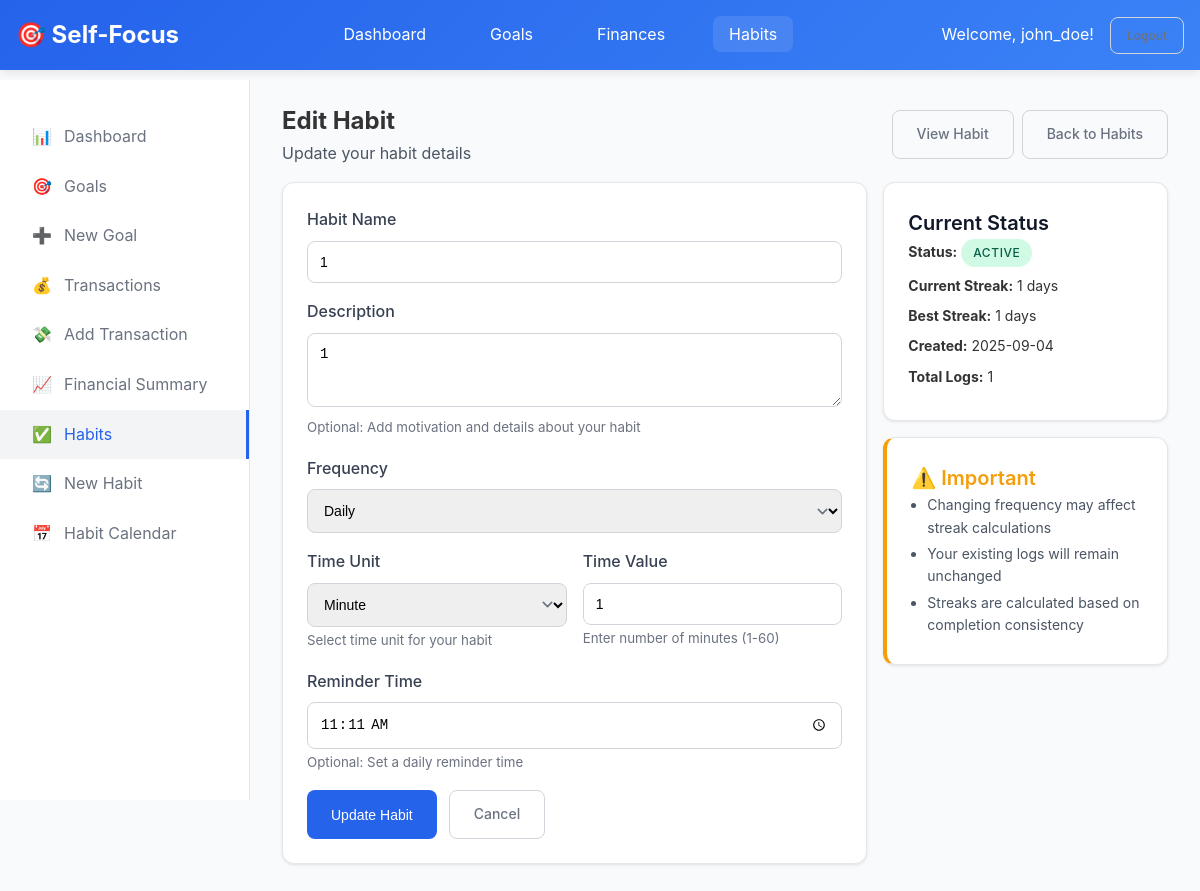
Screenshot of /habits/232445e1-d9eb-43c2-a475-ba0956fc663d/edit (signed in) with the database file from the repository.
### app/models.py (models this page shows, shortened)
class User(UserMixin, db.Model):
    __tablename__ = 'users'
    id = db.Column(db.String(36), primary_key=True, default=lambda: str(uuid.uuid4()))
    username = db.Column(db.String(80), unique=True, nullable=False, index=True)
    email = db.Column(db.String(120), unique=True, nullable=False, index=True)
    password_hash = db.Column(db.String(255), nullable=False)
    created_at = db.Column(db.DateTime, default=datetime.utcnow)
    last_login = db.Column(db.DateTime)
    goals = db.relationship('Goal', backref='user', lazy=True, cascade='all, delete-orphan')
    transactions = db.relationship('Transaction', backref='user', lazy=True, cascade='all, delete-orphan')
    habits = db.relationship('Habit', backref='user', lazy=True, cascade='all, delete-orphan')
    categories = db.relationship('Category', backref='user', lazy=True, cascade='all, delete-orphan')

class Habit(db.Model):
    __tablename__ = 'habits'
    id = db.Column(db.String(36), primary_key=True, default=lambda: str(uuid.uuid4()))
    user_id = db.Column(db.String(36), db.ForeignKey('users.id'), nullable=False)
    name = db.Column(db.String(200), nullable=False)
    description = db.Column(db.Text)
    frequency = db.Column(db.Enum(HabitFrequency), default=HabitFrequency.DAILY)
    target_count = db.Column(db.Integer, default=1)
    current_streak = db.Column(db.Integer, default=0)
    longest_streak = db.Column(db.Integer, default=0)
    is_active = db.Column(db.Boolean, default=True)
    reminder_time = db.Column(db.Time)
    created_at = db.Column(db.DateTime, default=datetime.utcnow)
    habit_logs = db.relationship('HabitLog', backref='habit', lazy=True, cascade='all, delete-orphan')

### app/routes/habits.py (the view, shortened to what this page needs)
@habits_bp.route('/<id>/edit', methods=['GET', 'POST'])
@login_required
def edit_habit(id):
    habit = Habit.query.filter_by(id=id, user_id=current_user.id).first_or_404()
    form = HabitForm(obj=habit)
    form.frequency.data = habit.frequency.value
    return render_template('habits/edit.html', form=form, habit=habit)

### app/forms.py
class HabitForm(FlaskForm):
    name = StringField('Habit Name', validators=[DataRequired(), Length(max=200)])
    description = TextAreaField('Description', validators=[Optional(), Length(max=1000)])
    frequency = SelectField('Frequency',
                           choices=[('Daily', 'Daily'), ('Weekly', 'Weekly'), ('Monthly', 'Monthly')],
                           validators=[DataRequired()], default='Daily')
    time_unit = SelectField('Time Unit',
                           choices=[('Minute', 'Minute'), ('Hour', 'Hour')],
                           validators=[Optional()], default='Minute')
    time_value = IntegerField('Time Value', validators=[Optional(), NumberRange(min=1)], default=1)
    reminder_time = TimeField('Reminder Time', validators=[Optional()])

### templates/habits/edit.html (shortened to what this page needs)
{% extends "base.html" %}
{% block content %}
<div class="d-flex justify-between align-center mb-4">
    <div>
        <h1 class="text-2xl font-bold">Edit Habit</h1>
        <p class="text-gray-600">Update your habit details</p>
    </div>
    <div class="d-flex gap-2">
        <a href="{{ url_for('habits.view_habit', id=habit.id) }}" class="btn btn-outline">View Habit</a>
        <a href="{{ url_for('habits.list_habits') }}" class="btn btn-outline">Back to Habits</a>
    </div>
</div>
<div class="row">
    <div class="col-8">
        <div class="card">
            <form method="POST">
                <div class="form-group">
                    {{ form.name.label(class="form-label") }}
                    {{ form.name(class="form-control") }}
                </div>
                <div class="form-group">
                    {{ form.description.label(class="form-label") }}
                    {{ form.description(class="form-control", rows="3", placeholder="Describe what this habit means to you and why it's important...") }}
                    <small class="text-gray-500">Optional: Add motivation and details about your habit</small>
                </div>
                <div class="form-group">
                    {{ form.frequency.label(class="form-label") }}
                    {{ form.frequency(class="form-control form-select") }}
                </div>
                <div class="row">
                    <div class="col-6">
                        <div class="form-group">
                            {{ form.time_unit.label(class="form-label") }}
                            {{ form.time_unit(class="form-control form-select", id="time_unit") }}
                            <small class="text-gray-500">Select time unit for your habit</small>
                        </div>
                    </div>
                    <div class="col-6">
                        <div class="form-group">
                            {{ form.time_value.label(class="form-label") }}
                            {{ form.time_value(class="form-control", min="1", max="60", id="time_value") }}
                            <small class="text-gray-500" id="time_value_help">Enter number of minutes (1-60)</small>
                        </div>
                    </div>
                </div>
                <div class="form-group">
                    {{ form.reminder_time.label(class="form-label") }}
                    {{ form.reminder_time(class="form-control") }}
                    <small class="text-gray-500">Optional: Set a daily reminder time</small>
                </div>
                <div class="d-flex gap-3">
                    <button type="submit" class="btn btn-primary">Update Habit</button>
                    <a href="{{ url_for('habits.view_habit', id=habit.id) }}" class="btn btn-outline">Cancel</a>
                </div>
            </form>
        </div>
    </div>
    <div class="col-4">
        <div class="card mb-4">
            <h3 class="card-title">Current Status</h3>
            <div class="text-sm">
                <div class="mb-2">
                    <strong>Status:</strong>
                    <span class="badge badge-{{ 'success' if habit.is_active else 'secondary' }}">
                        {{ 'Active' if habit.is_active else 'Inactive' }}
                    </span>
                </div>
                <div class="mb-2">
                    <strong>Current Streak:</strong> {{ habit.current_streak }} days
                </div>
                <div class="mb-2">
                    <strong>Best Streak:</strong> {{ habit.longest_streak }} days
                </div>
                <div class="mb-2">
                    <strong>Created:</strong> {{ habit.created_at.strftime('%Y-%m-%d') }}
                </div>
                <div class="mb-2">
                    <strong>Total Logs:</strong> {{ habit.habit_logs|length }}
                </div>
            </div>
        </div>
        <div class="card" style="border-left: 4px solid #f59e0b;">
            <h3 class="card-title" style="color: #f59e0b;">⚠️ Important</h3>
            <div class="text-sm text-gray-600">
                <ul style="padding-left: 1rem;">
                    <li class="mb-1">Changing frequency may affect streak calculations</li>
                    <li class="mb-1">Your existing logs will remain unchanged</li>
                    <li class="mb-1">Streaks are calculated based on completion consistency</li>
                </ul>
            </div>
        </div>
    </div>
</div>
{% endblock %}

### templates/base.html (shortened to what this page needs)
<!DOCTYPE html>
<html lang="en">
  <head>
    <link
      rel="stylesheet"
      href="{{ url_for('static', filename='css/style.css') }}"
    />
  </head>
  <body>
    {% if current_user.is_authenticated %}
    <header class="header">
      <div class="container">
        <div class="logo">🎯 Self-Focus</div>
        <nav>
          <ul class="nav">
            <li>
              <a
                href="{{ url_for('main.dashboard') }}"
                class="{% if request.endpoint == 'main.dashboard' %}active{% endif %}"
                >Dashboard</a
              >
            </li>
            <li>
              <a
                href="{{ url_for('goals.list_goals') }}"
                class="{% if request.blueprint == 'goals' %}active{% endif %}"
                >Goals</a
              >
            </li>
            <li>
              <a
                href="{{ url_for('transactions.list_transactions') }}"
                class="{% if request.blueprint == 'transactions' %}active{% endif %}"
                >Finances</a
              >
            </li>
            <li>
              <a
                href="{{ url_for('habits.list_habits') }}"
                class="{% if request.blueprint == 'habits' %}active{% endif %}"
                >Habits</a
              >
            </li>
          </ul>
        </nav>
        <div class="user-menu">
          <span>Welcome, {{ current_user.username }}!</span>
          <a href="{{ url_for('auth.logout') }}" class="btn btn-outline btn-sm"
            >Logout</a
          >
        </div>
      </div>
    </header>
    <aside class="sidebar" id="sidebar">
      <ul>
        <li>
          <a
            href="{{ url_for('main.dashboard') }}"
            class="{% if request.endpoint == 'main.dashboard' %}active{% endif %}"
          >
            <span class="icon">📊</span> Dashboard
          </a>
        </li>
        <li>
          <a
            href="{{ url_for('goals.list_goals') }}"
            class="{% if request.blueprint == 'goals' and request.endpoint != 'goals.create_goal' %}active{% endif %}"
          >
            <span class="icon">🎯</span> Goals
          </a>
        </li>
        <li>
          <a
            href="{{ url_for('goals.create_goal') }}"
            class="{% if request.endpoint == 'goals.create_goal' %}active{% endif %}"
          >
            <span class="icon">➕</span> New Goal
          </a>
        </li>
        <li>
          <a
            href="{{ url_for('transactions.list_transactions') }}"
            class="{% if request.blueprint == 'transactions' and request.endpoint not in ['transactions.create_transaction', 'transactions.summary'] %}active{% endif %}"
          >
            <span class="icon">💰</span> Transactions
          </a>
        </li>
        <li>
          <a
            href="{{ url_for('transactions.create_transaction') }}"
            class="{% if request.endpoint == 'transactions.create_transaction' %}active{% endif %}"
          >
            <span class="icon">💸</span> Add Transaction
          </a>
        </li>
        <li>
          <a
            href="{{ url_for('transactions.summary') }}"
            class="{% if request.endpoint == 'transactions.summary' %}active{% endif %}"
          >
            <span class="icon">📈</span> Financial Summary
          </a>
        </li>
        <li>
          <a
            href="{{ url_for('habits.list_habits') }}"
            class="{% if request.blueprint == 'habits' and request.endpoint not in ['habits.create_habit', 'habits.calendar_view'] %}active{% endif %}"
          >
            <span class="icon">✅</span> Habits
          </a>
        </li>
        <li>
          <a
            href="{{ url_for('habits.create_habit') }}"
            class="{% if request.endpoint == 'habits.create_habit' %}active{% endif %}"
          >
            <span class="icon">🔄</span> New Habit
          </a>
        </li>
        <li>
          <a
            href="{{ url_for('habits.calendar_view') }}"
            class="{% if request.endpoint == 'habits.calendar_view' %}active{% endif %}"
          >
            <span class="icon">📅</span> Habit Calendar
          </a>
        </li>
      </ul>
    </aside>
    <main class="main-content">
       {% block content %}{% endblock %}
    </main>
    {% else %}
    {% block auth_content %}{% endblock %} {% endif %}
  </body>
</html>

### static/css/style.css (style rules this page uses)
* { margin: 0; padding: 0; box-sizing: border-box; }
body { font-family: -apple-system, BlinkMacSystemFont, 'Segoe UI', Roboto, 'Helvetica Neue', Arial, sans-serif; line-height: 1.6; color: #333; background-color: #f8fafc; }
.container { max-width: 1200px; margin: 0 auto; padding: 0 1rem; }
.row { display: flex; flex-wrap: wrap; margin: -0.5rem; }
.col-4 { flex: 0 0 33.333333%; max-width: 33.333333%; }
.col-6 { flex: 0 0 50%; max-width: 50%; }
.col-8 { flex: 0 0 66.666667%; max-width: 66.666667%; }
[class*="col-"] { padding: 0.5rem; }
.header { background: linear-gradient(135deg, #2563eb 0%, #3b82f6 100%); color: white; padding: 1rem 0; box-shadow: 0 2px 10px rgba(0,0,0,0.1); }
.header .container { display: flex; justify-content: space-between; align-items: center; }
.header .logo { font-size: 1.5rem; font-weight: bold; }
.header .nav { display: flex; list-style: none; gap: 2rem; }
.header .nav a { color: white; text-decoration: none; padding: 0.5rem 1rem; border-radius: 0.5rem; transition: background-color 0.2s; }
.header .nav a:hover, .header .nav a.active { background-color: rgba(255,255,255,0.1); }
.header .user-menu { display: flex; align-items: center; gap: 1rem; }
.sidebar { background: white; height: calc(100vh - 80px); width: 250px; position: fixed; left: 0; top: 80px; border-right: 1px solid #e5e7eb; padding: 2rem 0; overflow-y: auto; }
.sidebar ul { list-style: none; }
.sidebar a { display: flex; align-items: center; padding: 0.75rem 2rem; color: #6b7280; text-decoration: none; transition: all 0.2s; border-right: 3px solid transparent; }
.sidebar a:hover, .sidebar a.active { background-color: #f3f4f6; color: #2563eb; border-right-color: #2563eb; }
.sidebar .icon { margin-right: 0.75rem; width: 20px; text-align: center; }
.main-content { margin-left: 250px; padding: 2rem; min-height: calc(100vh - 80px); }
.card { background: white; border-radius: 0.75rem; box-shadow: 0 1px 3px rgba(0,0,0,0.1); padding: 1.5rem; margin-bottom: 1rem; border: 1px solid #e5e7eb; }
.card-title { font-size: 1.25rem; font-weight: 600; color: #111827; }
.btn { display: inline-flex; align-items: center; justify-content: center; padding: 0.75rem 1.5rem; border-radius: 0.5rem; font-size: 0.875rem; font-weight: 500; text-decoration: none; border: none; cursor: pointer; transition: all 0.2s; gap: 0.5rem; }
.btn-primary { background-color: #2563eb; color: white; }
.btn-outline { background-color: transparent; color: #6b7280; border: 1px solid #d1d5db; }
.btn-sm { padding: 0.5rem 1rem; font-size: 0.75rem; }
.form-group { margin-bottom: 1rem; }
.form-label { display: block; margin-bottom: 0.5rem; font-weight: 500; color: #374151; }
.form-control { width: 100%; padding: 0.75rem; border: 1px solid #d1d5db; border-radius: 0.5rem; font-size: 0.875rem; transition: border-color 0.2s; }
.form-select { background-position: right 0.5rem center; background-repeat: no-repeat; background-size: 1.5em 1.5em; padding-right: 2.5rem; }
.badge { display: inline-flex; align-items: center; padding: 0.25rem 0.75rem; border-radius: 9999px; font-size: 0.75rem; font-weight: 500; text-transform: uppercase; letter-spacing: 0.05em; }
.badge-success { background-color: #d1fae5; color: #065f46; }
.text-sm { font-size: 0.875rem; }
.text-2xl { font-size: 1.5rem; }
.font-bold { font-weight: bold; }
.text-gray-500 { color: #6b7280; }
.text-gray-600 { color: #4b5563; }
.mb-1 { margin-bottom: 0.25rem; }
.mb-2 { margin-bottom: 0.5rem; }
.mb-4 { margin-bottom: 1rem; }
.d-flex { display: flex; }
.justify-between { justify-content: space-between; }
.align-center { align-items: center; }
.gap-2 { gap: 0.5rem; }
.gap-3 { gap: 0.75rem; }
.sidebar ul li a { transition: all 0.3s ease; }

### rows the page displays
User: username "john_doe"
Habit: name "1", description "1", frequency "Daily", reminder_time "11:11", is_active "ACTIVE", current_streak "1", longest_streak "1", created_at "2025-09-04"

### other values shown
{{ habit.habit_logs|length }} "1"
